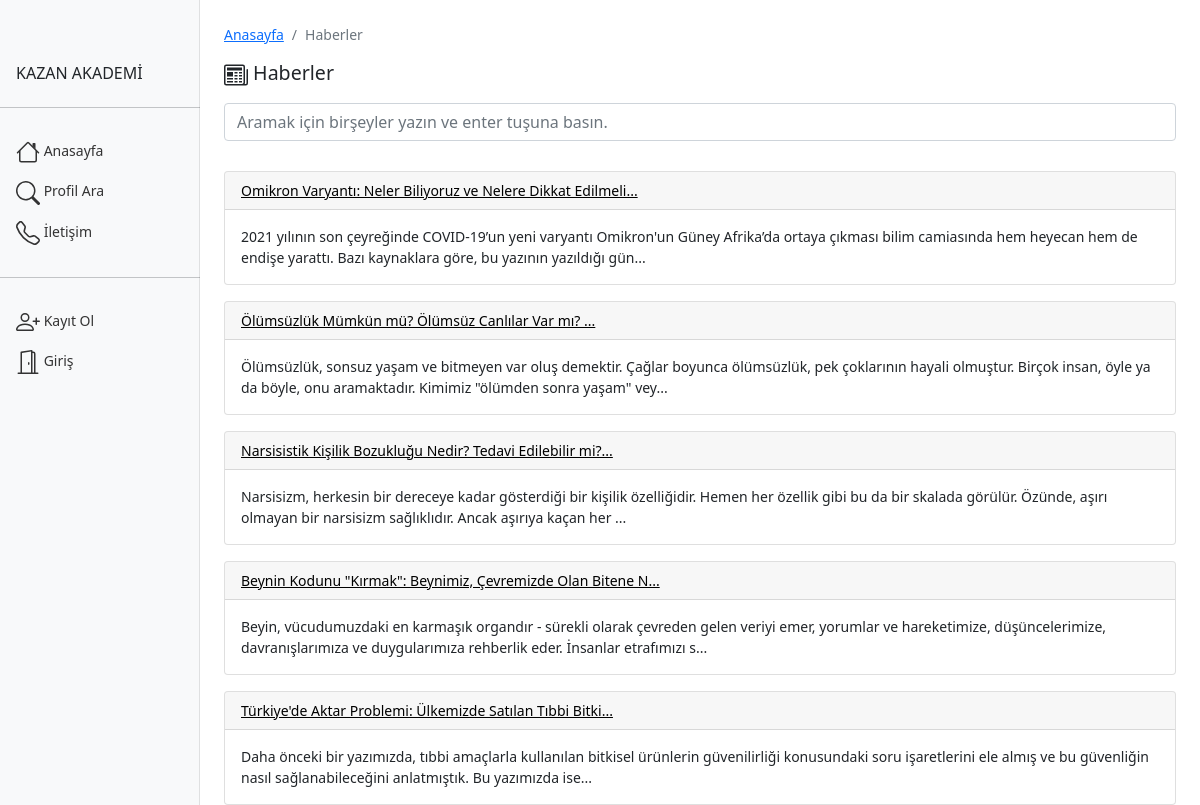
Screenshot of /sertifika/haberler.php with the database file from the repository.
### tables this page shows
CREATE TABLE `haberler` (
  `id` int(11) NOT NULL AUTO_INCREMENT,
  `baslik` varchar(255) NOT NULL,
  `icerik` text,
  `eklendigi_tarih` datetime NOT NULL,
  `durumu` tinyint(4) NOT NULL DEFAULT '1',
  `etiketler` varchar(255) DEFAULT NULL,
  PRIMARY KEY (`id`)
);

### sertifika/inc/ayar.php (called while the page is built, shortened)
<?php
function kisalt($metin, $uzunluk){
      $metin = substr($metin, 0, $uzunluk)."...";
      $metin_son = strrchr($metin, " ");
      return $metin;
  }

### sertifika/haberler.php (the view, shortened to what this page needs)
<?php
include './inc/ayar.php';
include './inc/sayfabasi.php';
$ara = '';
$haberler = mysql_query('Select * from haberler where durumu=1 '.(!empty($ara)?' and  baslik like "%'.mysql_real_escape_string($ara).'%" or  icerik like "%'.mysql_real_escape_string($ara).'%" ':'').' order by eklendigi_tarih desc');
?>
<nav aria-label="breadcrumb">
  <ol class="breadcrumb">
    <li class="breadcrumb-item"><a href="/sertifika/index.php">Anasayfa</a></li>
    <li class="breadcrumb-item active">Haberler</li>
  </ol>
</nav>
<h2 class="mb-3">
 Haberler
</h2>
<div>
        <div class="row">
            <div class="col-12">
                <form class="needs-validation" novalidate="" method="POST">
                    <input type="text" name="ara" class="form-control" id="ara"
                        placeholder="Aramak için birşeyler yazın ve enter tuşuna basın." value="<?php echo @$ara;?>"
                        required="">
                </form>
            </div>
            <div class="col-12">
                <?php while($haber = mysql_fetch_array($haberler)){
                    echo '<div class="card mt-3"><div class="card-header"><a class="text-black" href="/sertifika/haber.php?id='.$haber['id'].'">'.kisalt($haber['baslik'],60).'</a></div>
                    <div class="card-body">'.kisalt(strip_tags($haber['icerik']),220).'</div>
                    </div>';
                }
                ?>
            </div>
        </div>
</div>
<?php
include './inc/sayfasonu.php';

### sertifika/css/style.css (style rules this page uses)
body { font-size: .875rem; }
h2 { font-size: 1.4em; }

### rows the page displays
haberler: baslik "Omikron Varyantı: Neler Biliyoruz ve Nelere Dikkat Edilmeli...", icerik "2021 yılının son çeyreğinde COVID-19’un yeni varyantı Omikron'un Güney Afrika’da ortaya çıkması bilim camiasında hem heyecan hem de endişe yarattı. Bazı kaynaklara göre, bu yazının yazıldığı gün..."
haberler: baslik "Ölümsüzlük Mümkün mü? Ölümsüz Canlılar Var mı? ...", icerik "Ölümsüzlük, sonsuz yaşam ve bitmeyen var oluş demektir. Çağlar boyunca ölümsüzlük, pek çoklarının hayali olmuştur. Birçok insan, öyle ya da böyle, onu aramaktadır. Kimimiz \"ölümden sonra yaşam\" vey..."
haberler: baslik "Narsisistik Kişilik Bozukluğu Nedir? Tedavi Edilebilir mi?...", icerik "Narsisizm, herkesin bir dereceye kadar gösterdiği bir kişilik özelliğidir. Hemen her özellik gibi bu da bir skalada görülür. Özünde, aşırı olmayan bir narsisizm sağlıklıdır. Ancak aşırıya kaçan her ..."
haberler: baslik "Beynin Kodunu \"Kırmak\": Beynimiz, Çevremizde Olan Bitene N...", icerik "Beyin, vücudumuzdaki en karmaşık organdır - sürekli olarak çevreden gelen veriyi emer, yorumlar ve hareketimize, düşüncelerimize, davranışlarımıza ve duygularımıza rehberlik eder. İnsanlar etrafımızı s..."
haberler: baslik "Türkiye'de Aktar Problemi: Ülkemizde Satılan Tıbbi Bitki...", icerik "Daha önceki bir yazımızda, tıbbi amaçlarla kullanılan bitkisel ürünlerin güvenilirliği konusundaki soru işaretlerini ele almış ve bu güvenliğin nasıl sağlanabileceğini anlatmıştık. Bu yazımızda ise..."
